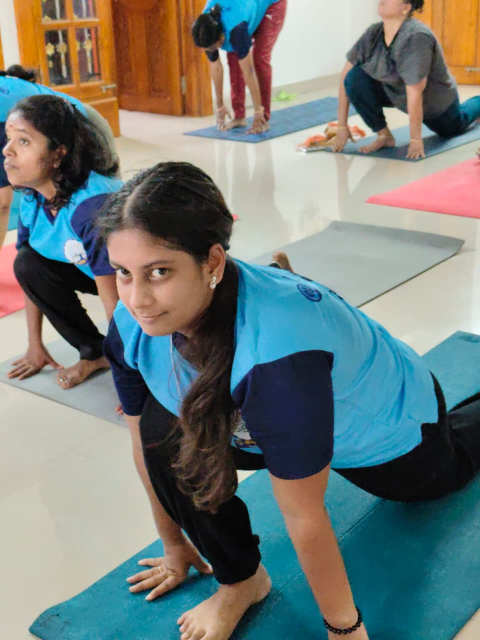
#> input picture ima10.jpeg, 960 x 1280 px, given in place of ima1.jpeg, which was not available (shown at 1/2 size)
$ python optimize_images.py
#> lines starting #> are read from the running program, lines starting #| are printed output that depends on the picture
#!/usr/bin/env python3
"""Generate web-optimised derivatives for the Happy Yogis site.

Originals are preserved in git history (commit b7e4024 / a891652); this script
rewrites the working-copy JPEG/PNG assets at display-appropriate sizes and adds
WebP siblings plus favicons.
"""
import os
from PIL import Image

# The site root, derived from this file's location so a clone works
# wherever it sits. HAPPY_YOGIS_ROOT overrides it if ever needed.
ROOT = os.environ.get("HAPPY_YOGIS_ROOT") or os.path.dirname(os.path.dirname(os.path.abspath(__file__)))
os.chdir(ROOT)

GALLERY = [f"ima{i}.jpeg" for i in range(1, 11)]
LARGE_MAX = 1280          # long edge for full-size / lightbox use
THUMB = (640, 427)        # 3:2 gallery card (rendered 288x192 CSS px)


def center_crop_resize(im, size):
    tw, th = size
    target = tw / th
    w, h = im.size
    cur = w / h
    if cur > target:                      # too wide -> crop sides
        nw = int(h * target)
        left = (w - nw) // 2
        im = im.crop((left, 0, left + nw, h))
    else:                                 # too tall -> crop top/bottom
        nh = int(w / target)
        top = (h - nh) // 2
        im = im.crop((0, top, w, top + nh))
    return im.resize(size, Image.LANCZOS)


def fit_long_edge(im, max_edge):
    w, h = im.size
    if max(w, h) <= max_edge:
        return im
    if w >= h:
        return im.resize((max_edge, round(h * max_edge / w)), Image.LANCZOS)
    return im.resize((round(w * max_edge / h), max_edge), Image.LANCZOS)


report = []


def note(path):
    report.append((path, os.path.getsize(path) / 1024))


# --- gallery + hero/about images -------------------------------------------
for name in GALLERY:
    src = Image.open(name).convert("RGB")
#> src is the input picture: PIL image 960x1280 RGB; mean R, G, B 114, 124.5, 121.2

    large = fit_long_edge(src, LARGE_MAX)
    large.save(name, "JPEG", quality=82, optimize=True, progressive=True)
    note(name)
    stem = name.rsplit(".", 1)[0]
    large.save(f"{stem}.webp", "WEBP", quality=80, method=6)
    note(f"{stem}.webp")

    thumb = center_crop_resize(src, THUMB)
#> in center_crop_resize, `im = im.crop((0, top, w, top + nh))`:
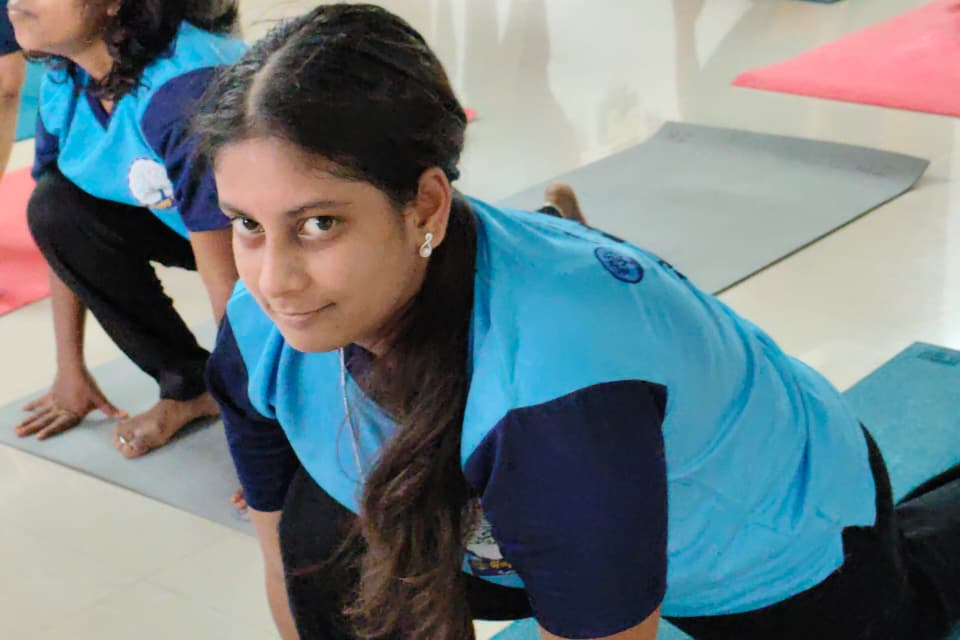
#> im: PIL image 960x640 RGB; mean R, G, B 111, 126, 130.1
    thumb.save(f"{stem}-sm.jpg", "JPEG", quality=80, optimize=True, progressive=True)
    note(f"{stem}-sm.jpg")
    thumb.save(f"{stem}-sm.webp", "WEBP", quality=78, method=6)
    note(f"{stem}-sm.webp")
#> pass 2 of the loop `for name in GALLERY:`:
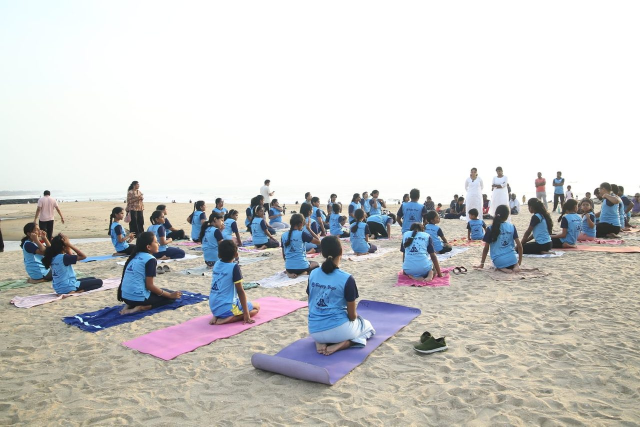
#> input picture ima11.jpeg, 1280 x 853 px, given in place of ima2.jpeg, which was not available (shown at 1/2 size)
#> src is the input picture: PIL image 1280x853 RGB; mean R, G, B 202.9, 202.7, 201
#> in center_crop_resize (call 2), `return im.resize(size, Image.LANCZOS)`:
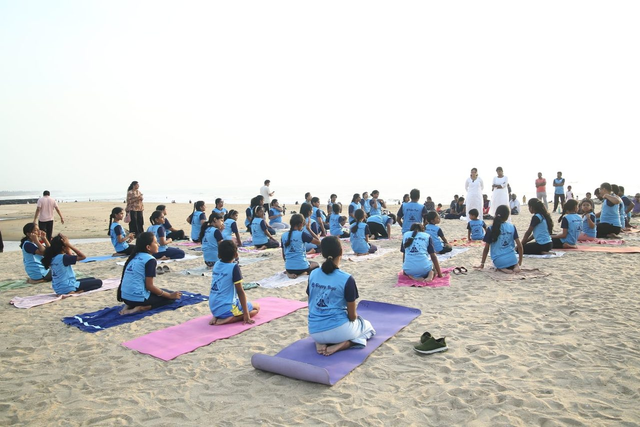
#> returned value: PIL image 640x427 RGB; mean R, G, B 202.9, 202.7, 201
#> (the run stopped early here; a loop or call above may not have finished)
